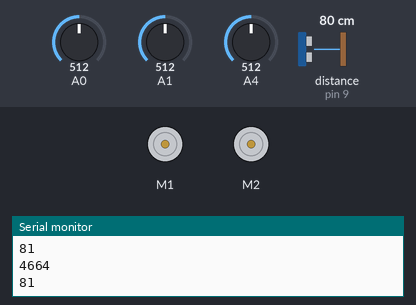
Bench run of a sketch on a simulated Arduino Uno, built with avr-gcc and run on an emulated ATmega328P. Shown: 2 × DC motor (green arrow = forward, orange = backward, longer = faster), the last lines printed to the serial monitor. The inputs (shaded band) are chosen by the test bench; at power-on: A0 = 512, distance to the obstacle (sensor on pin 9) 80 cm, A1 = 512, A4 = 512. The echo pulse lasts 58.3 µs per cm.

Above: at 1.2 s.
1.3 s: A0 set to 585
2.8 s: A0 set to 608
At 3.7 s:
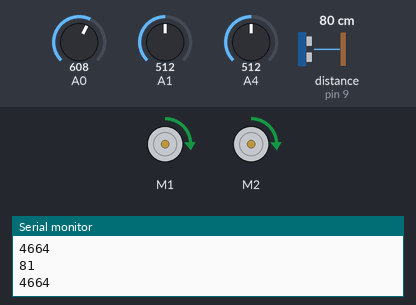
4.3 s: distance to the obstacle (sensor on pin 9) set to 10 cm
5.8 s: distance to the obstacle (sensor on pin 9) set to 7 cm
At 7.1 s:
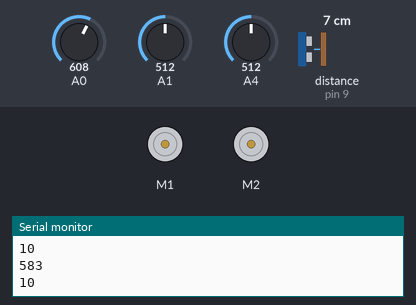
Timing chart, 0 to 8.3 s (numbered marks = the images above; inputs shaded):
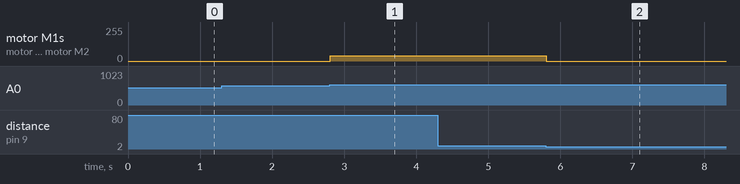

The sketch:

DOBOT_largemaze.ino
```cpp
#include <RedBot.h>
#include <NewPing.h>
RedBotSensor IRLeft = RedBotSensor(A1); // initialize a sensor object on A1
RedBotSensor IRMiddle = RedBotSensor(A0); // initialize a sensor object on A0
RedBotSensor IRRight = RedBotSensor(A4); // initialize a sensor object on A4
RedBotMotors motors;
//NewPing needs ( Trigger Pin , Echo Pin , Distance )
NewPing sonar(3 , 9 , 300);
void setup()
{
  Serial.begin(9600);
}
void loop()
{
  Serial.println(sonar.ping());
  Serial.println(sonar.ping_cm());
  if (sonar.ping_cm() <= 8 && sonar.ping_cm() != 0) {
    motors.stop();
    motors.brake();
    while (sonar.ping_cm() <= 8);
    delay(1000);
  }

  if (IRMiddle.read() >= 600) {
    motors.drive(40);
  }

  if (IRRight.read() >= 600) {
    delay(75);
    motors.rightDrive(-40);
    motors.leftDrive(70);
    delay(25);
  }

  if (IRLeft.read() >= 600) {
    delay(75);
    motors.rightDrive(70);
    motors.leftDrive(-40);
    delay(25);
  }
  // delay(100);
}
```

Measured:
- after the input at 2.8 s, motor M1, motor M2: stopped → forward 39/255 at once
- after the input at 5.8 s, motor M1, motor M2: forward 39/255 → stopped at once
